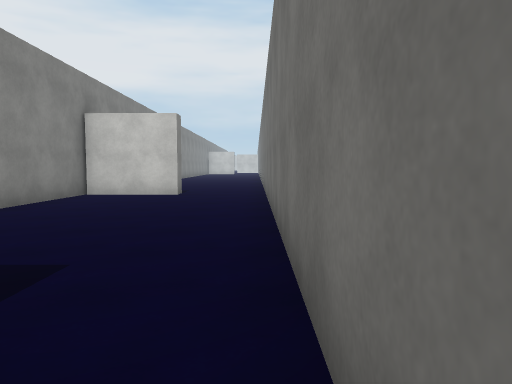
[1] (above)

17 first-person views from a walk through a scene from a Unity 3-D project. The camera is 1.4 m above the floor, tilts 4° down and sees 70° across. The floor is counted in squares, 2 m on a side. Each view is taken from the middle of a square. On the plan, view 1 faces up. The plan holds only what a view shows up to about 11 squares ahead; the rest is blank. The place goes on beyond the plan. The player character is not drawn. Surface patterns are stand-ins for the level's own textures.

[2]
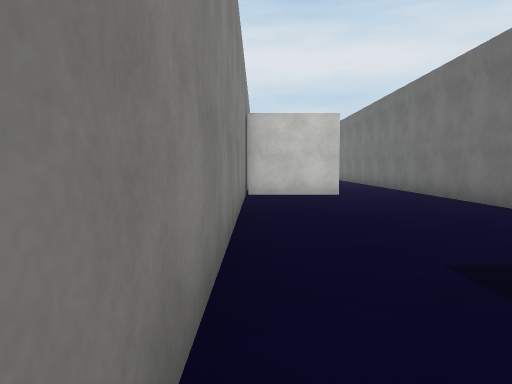

[3]
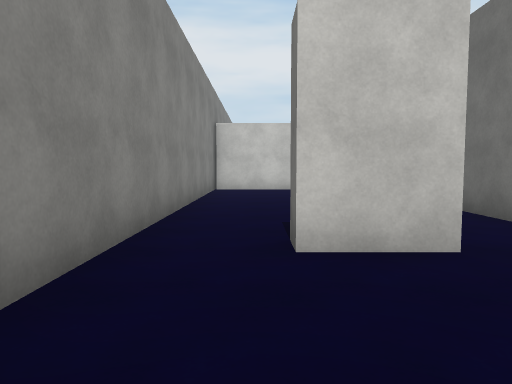

[4]
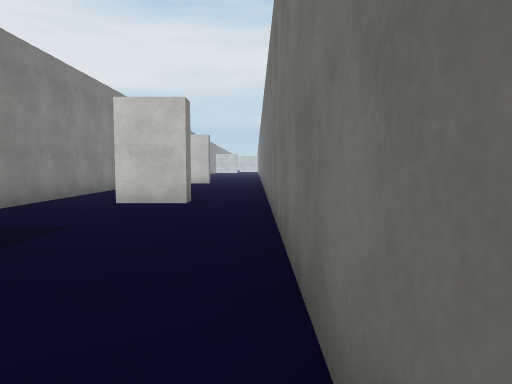

[5]
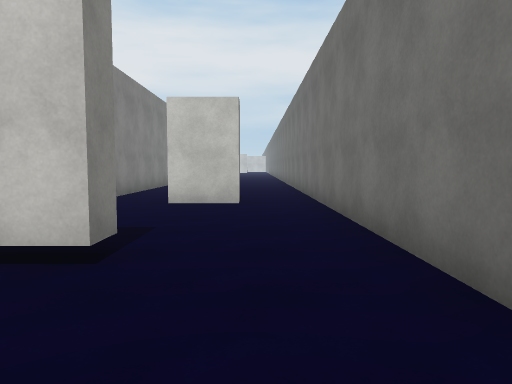

[6]
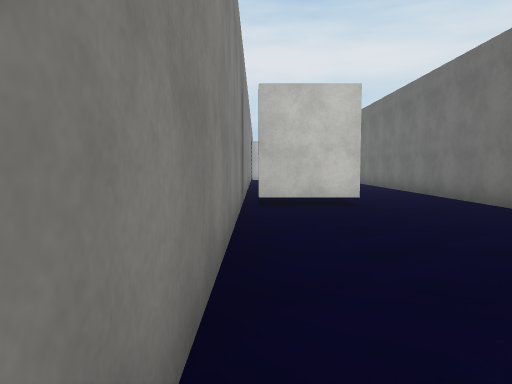

[7]
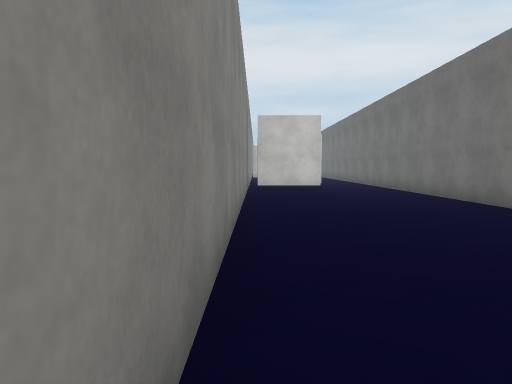

[8]
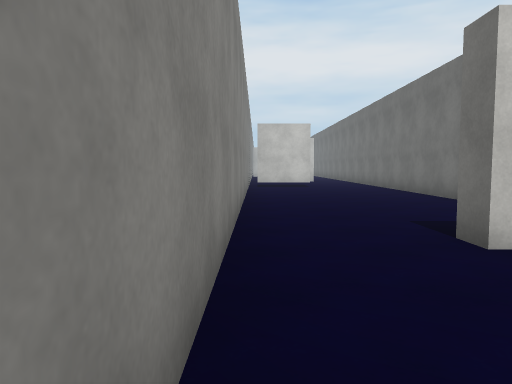

[9]
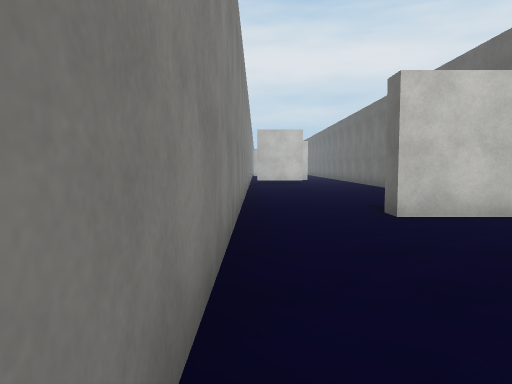

[10]
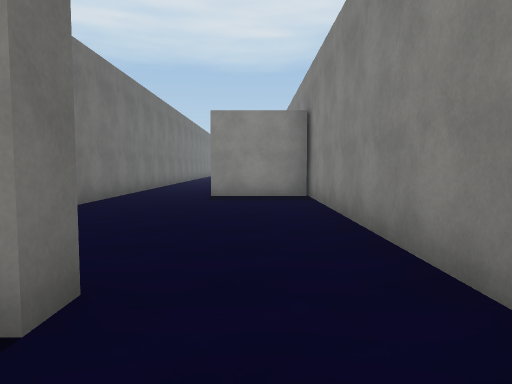

[11]
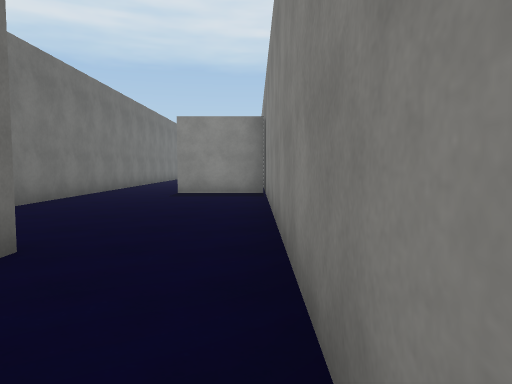

[12]
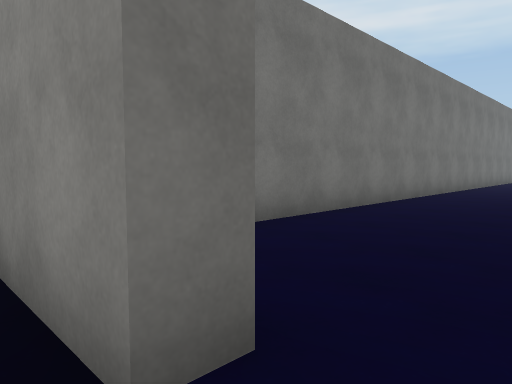

[13]
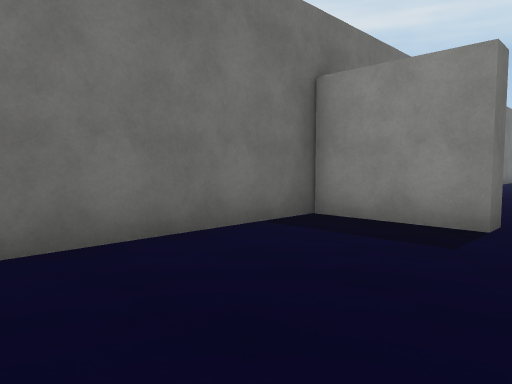

[14]
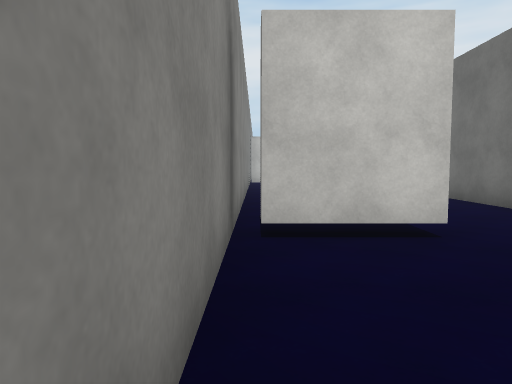

[15]
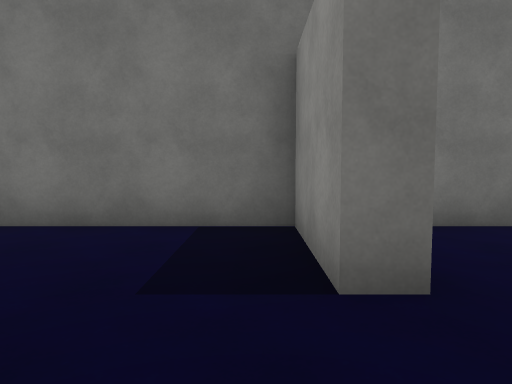

[16]
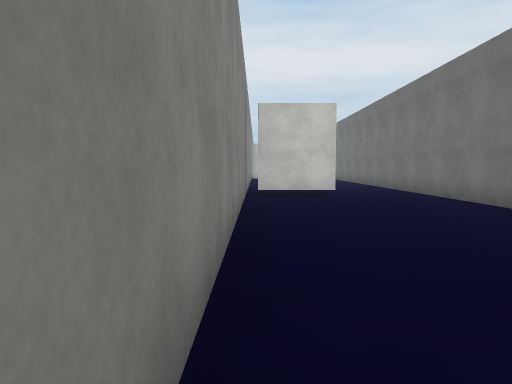

[17]
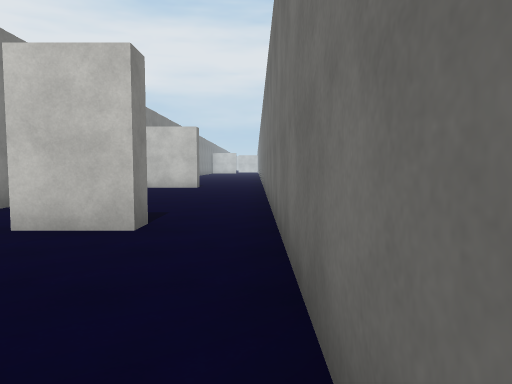

### Floor plan
Points are (right, up) in squares from view 1. A wall is a line through its corners. A room is listed if a view was taken in it or the views show most of it. See-through windows are left out.
Room 1 (views 1, 2, 3, 4, 5, 6, 10, 11, 12, 13, 14, 15, 16, 17)
walls: (-2.1, -3) (-2.1, -3.5) (-4, -3.5); (-2, -13) (-2, -12.5) (0.3, -12.5) (0.3, 8.5); (-1.9, 9) (-4.2, 9); (-4.2, 9.4) (-4.2, -13.5)
ways out: opening at (-3.5, -13) to room 2; opening at (-0.5, 9)
Room 2 (views 7, 8, 9)
walls: (-4.2, -19.6) (-1.9, -19.6); (-4.2, -13.5) (-4.2, -20); (0.3, -20.5) (0.3, -14); (-0.4, -13) (-2, -13)
ways out: opening at (-3.5, -13) to room 1; opening at (-0.5, -20)

Where each view was taken, in squares from view 1:
view 1: 0 up, 0 right, facing up
view 2: 0 up, 4 left, facing up
view 3: 2 down, 3 left, facing up
view 4: 6 down, 0 right, facing up
view 5: 6 down, 1 left, facing up
view 6: 10 down, 4 left, facing up
view 7: 14 down, 4 left, facing up
view 8: 16 down, 4 left, facing up
view 9: 18 down, 4 left, facing up
view 10: 11 down, 3 left, facing down
view 11: 10 down, 4 left, facing down
view 12: 12 down, 3 left, facing down-right
view 13: 8 down, 3 left, facing down-right
view 14: 7 down, 4 left, facing up
view 15: 12 down, 4 left, facing right
view 16: 12 down, 4 left, facing up
view 17: 3 down, 0 right, facing up
